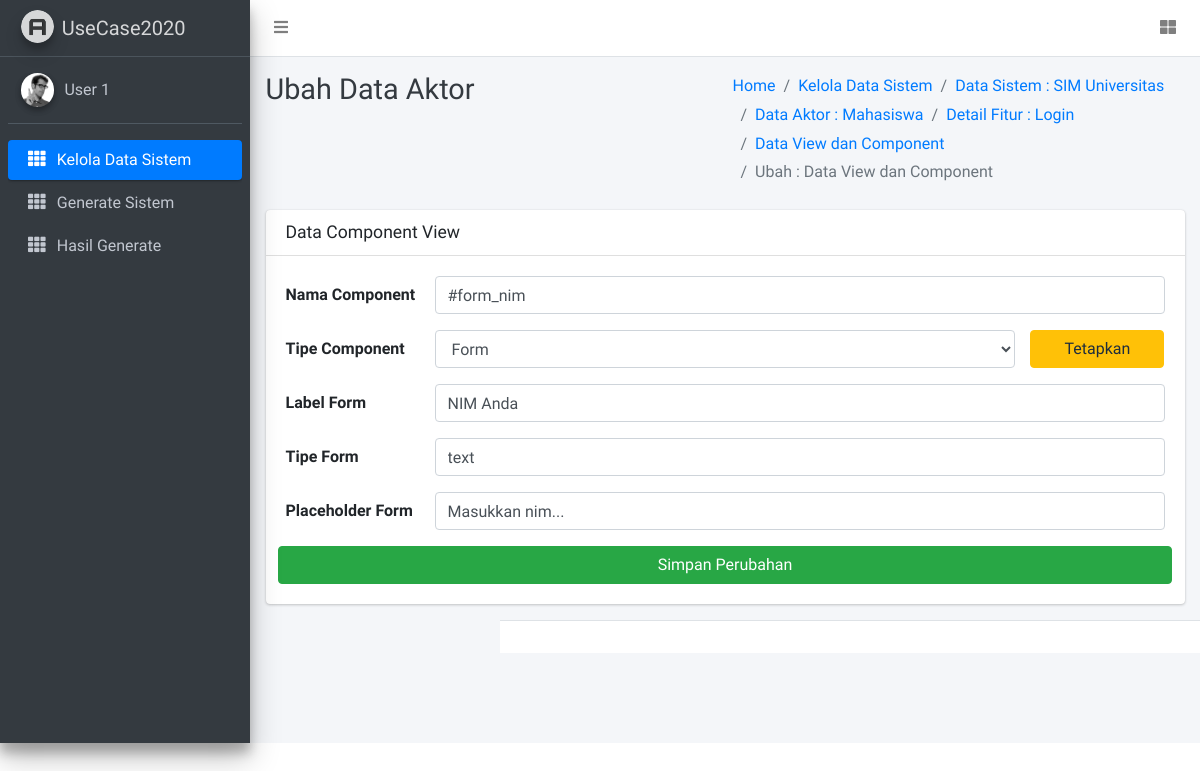
/ubah-component.php?id=88, run on the app's committed database.
### tables this page shows
CREATE TABLE `sistem` (
  `id_sistem` int(11) NOT NULL,
  `nama_sistem` varchar(50) NOT NULL
);

CREATE TABLE `aktor` (
  `id_aktor` int(11) NOT NULL,
  `nama_aktor` varchar(100) NOT NULL,
  `id_sistem` int(11) NOT NULL
);

CREATE TABLE `fitur` (
  `id_fitur` int(11) NOT NULL,
  `nama_fitur` varchar(100) NOT NULL,
  `deskripsi` varchar(100) NOT NULL,
  `kondisi_awal` varchar(100) NOT NULL,
  `kondisi_akhir` varchar(100) NOT NULL,
  `scenario_normal` text NOT NULL,
  `scenario_alternatif` text NOT NULL,
  `scenario_exception` text NOT NULL,
  `id_aktor` int(11) NOT NULL
);

CREATE TABLE `component_view` (
  `id_component` int(11) NOT NULL,
  `id_view` int(11) NOT NULL,
  `nama_component` varchar(30) NOT NULL,
  `jenis_component` varchar(30) NOT NULL
);

CREATE TABLE `info_form` (
  `id_info_form` int(11) NOT NULL,
  `id_component_view` int(11) NOT NULL,
  `label_form` varchar(50) NOT NULL,
  `tipe_form` varchar(50) NOT NULL,
  `placeholder_form` varchar(50) NOT NULL
);

### functions.php (called while the page is built, shortened)
<?php
$conn = mysqli_connect("localhost", "root", "", "usecase_psi");
function query($query){
  global $conn;
  $result = mysqli_query($conn, $query);
  $rows = [];
  while ($row = mysqli_fetch_assoc($result)){
    $rows[] = $row;
  }
  return $rows;
}
?>

### container/ubah-component.php (the view, shortened to what this page needs)
<?php
include('functions.php');
    $id_component = $_GET['id'];
    $component = query("SELECT * FROM component_view WHERE id_component = $id_component");
    $idView = $component[0]['id_view'];
    $view = query("SELECT * FROM view WHERE id_view = $idView");
    $idFitur = $view[0]['id_fitur'];
    $fitur = query("SELECT * FROM fitur WHERE id_fitur = $idFitur");
    $idAktor = $fitur[0]['id_aktor'];
    $sql = "SELECT * FROM `aktor` WHERE id_aktor = '$idAktor'";
    $aktor = query($sql);
    $idSistem = $aktor[0]['id_sistem'];
    $sql = "SELECT * FROM `sistem` WHERE id_sistem = '$idSistem'";
    $sistem = query($sql);
    $tipeComponent = $component[0]['jenis_component'];
    $jumlahDataTerdeteksi = 0;
    if($tipeComponent == "Form"){
        $sql = "SELECT * FROM `info_form` WHERE id_component_view = '$id_component'";
        $cek = query($sql);
        $jumlahDataTerdeteksi = count($cek);
    } elseif($tipeComponent == "Tabel") {
        $sql = "SELECT * FROM `info_tabel` WHERE id_component_view = '$id_component'";
        $cek = query($sql);
        $jumlahDataTerdeteksi = count($cek);
    } elseif($tipeComponent == "Tombol") {
        $sql = "SELECT * FROM `info_tombol` WHERE id_component_view = '$id_component'";
        $cek = query($sql);
        $jumlahDataTerdeteksi = count($cek);
    }
?>
<div class="content-header">
    <div class="container-fluid">
        <div class="row mb-2">
            <div class="col-sm-6">
                <h1 class="m-0 text-dark">Ubah Data Aktor</h1>
            </div>
            <div class="col-sm-6">
                <ol class="breadcrumb float-sm-right">
                    <li class="breadcrumb-item"><a href="#">Home</a></li>
                    <li class="breadcrumb-item"><a href="index.php">Kelola Data Sistem</a></li>
                    <li class="breadcrumb-item"><a href="detail-aktor.php?id=<?=$idSistem?>">Data Sistem : <?= $sistem[0]['nama_sistem']?></a></li>
                    <li class="breadcrumb-item"><a href="detail-aktor.php?id=<?=$idAktor?>">Data Aktor : <?= $aktor[0]['nama_aktor']?></a></li>
                    <li class="breadcrumb-item"><a href="detail-fitur.php?id=<?= $idFitur ?>">Detail Fitur  : <?= $fitur[0]['nama_fitur'] ?></a></li>
                    <li class="breadcrumb-item"><a href="component-view.php?id=<?= $idFitur ?>">Data View dan Component</a></li>
                    <li class="breadcrumb-item active">Ubah : Data View dan Component</li>
                </ol>
            </div>
        </div>
    </div>
</div>
<div class="content">
    <div class="container-fluid">
    <div class="row">
        <div class="col-12">
            <dic class="card">
                <div class="card-header">
                    <h3 class="card-title">Data Component View</h3>
                </div>
                <div class="card-body">
                    <form action="" method="POST">
                        <div class="form-group row">
                            <label for="nama-aktor" class="col-sm-2 col-form-label">Nama Component</label>
                            <div class="col-sm-10">
                                <input required name="nama-component" value="<?= $component[0]['nama_component']?>" placeholder="Masukkan nama component..." type="text" class="form-control" id="nama-component">
                            </div>
                        </div>
                        <div class="form-group row">
                            <label for="tipe-component" class="col-sm-2 col-form-label">Tipe Component</label>
                            <div class="col-sm-8">
                                <select class="form-control" name="tipe-component" id="tipe-component">
                                    <option <?php if($component[0]['jenis_component'] == "Form"): echo "selected"; endif; ?> value="Form">Form</option>
                                </select>
                            </div>
                            <div class="col-sm-2">
                                <button class="btn btn-warning btn-block" name="tetapkan" type="submit">Tetapkan</button>
                            </div>
                        </div>
                        <?php if(!isset($_POST["tetapkan-kolom"]) && !isset($_POST["tetapkan"])): ?>
                            <?php if($jumlahDataTerdeteksi > 0):?>
                                <?php if($tipeComponent == "Form"): ?>
                                    <div class="form-group row">
                                        <label for="label-form" class="col-sm-2 col-form-label">Label Form</label>
                                        <div class="col-sm-10">
                                            <input value="<?= $cek[0]['label_form']?>" name="label-form" placeholder="Masukkan label form..." type="text" class="form-control" id="nama-tombol   ">
                                        </div>
                                    </div>
                                    <div class="form-group row">
                                        <label for="tipe-form" class="col-sm-2 col-form-label">Tipe Form</label>
                                        <div class="col-sm-10">
                                            <input value="<?= $cek[0]['tipe_form']?>" name="tipe-form" placeholder="Masukkan tipe form..." type="text" class="form-control" id="nama-tombol   ">
                                        </div>
                                    </div>
                                    <div class="form-group row">
                                        <label for="placeholder-form" class="col-sm-2 col-form-label">Placeholder Form</label>
                                        <div class="col-sm-10">
                                            <input value="<?= $cek[0]['placeholder_form']?>" name="placeholder-form" placeholder="Masukkan placeholder form..." type="text" class="form-control" id="nama-tombol   ">
                                        </div>
                                    </div>
                                <?php endif; ?>
                            <?php endif; ?>
                        <?php endif; ?>
                        <div class="row">
                            <button class="btn btn-success btn-block" name="submit" type="submit">Simpan Perubahan</button>
                        </div>
                    </form>
                </div>
            </dic>
        </div>
    </div>
</div>

### data on the page
sistem: nama_sistem "SIM Universitas"
aktor: nama_aktor "Mahasiswa"
fitur: nama_fitur "Login"
component_view: nama-component "#form_nim", tipe-component "Form"
info_form: label-form "NIM Anda", tipe-form "text", placeholder-form "Masukkan nim..."
